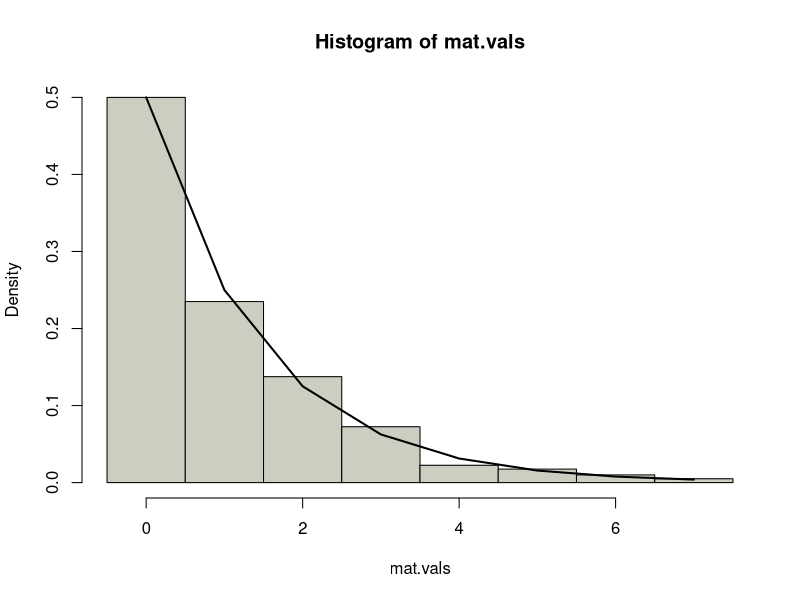

The R script that drew this image:
use("ggplot2")

set.seed(2)
## Define the Boltzmann Distribution
boltzmann <- function(n) {
  1 / ( 2 ^ (n + 1) )
}

## Create the original grid
mat <- matrix(0, nrow = 20, ncol = 20)
mat[1, 1] <- 400
mat

## Create a function to generate a random row/col number for replacement
rand.ind <- function() {
  sample(1:20, size=2, replace=TRUE)
}

## Define a function to repeat the process for a variable number of times
num_epochs <- 1*10^5
for (epoch in 1:num_epochs) {
  repeat {
    index0 <- rand.ind()
    if (mat[index0[1], index0[2]] != 0) {
      break
    }
  }
  index1 <- rand.ind()
  mat[index1[1], index1[2]] <- mat[index1[1], index1[2]] + 1
  mat[index0[1], index0[2]] <- mat[index0[1], index0[2]] - 1
  
  if ((epoch / num_epochs * 100) %% 5 == 0) {
    cat("Epochs [", epoch / num_epochs * 100, "% loaded ]\n")
  }
}
mat

#### Processing Data
mat.vals <- c(mat)

## Quick hist of mat.vals for verification
hist(mat.vals, 
     breaks=seq(min(mat.vals) - 0.5, max(mat.vals) + 0.5, by=1), 
     probability=TRUE,
     col="ivory3")

## Add the theoretical Boltzmann curve
x.vals <- 0:max(mat.vals)

lines(
  x.vals,
  boltzmann(x.vals),
  col='black',
  lwd=2
)
